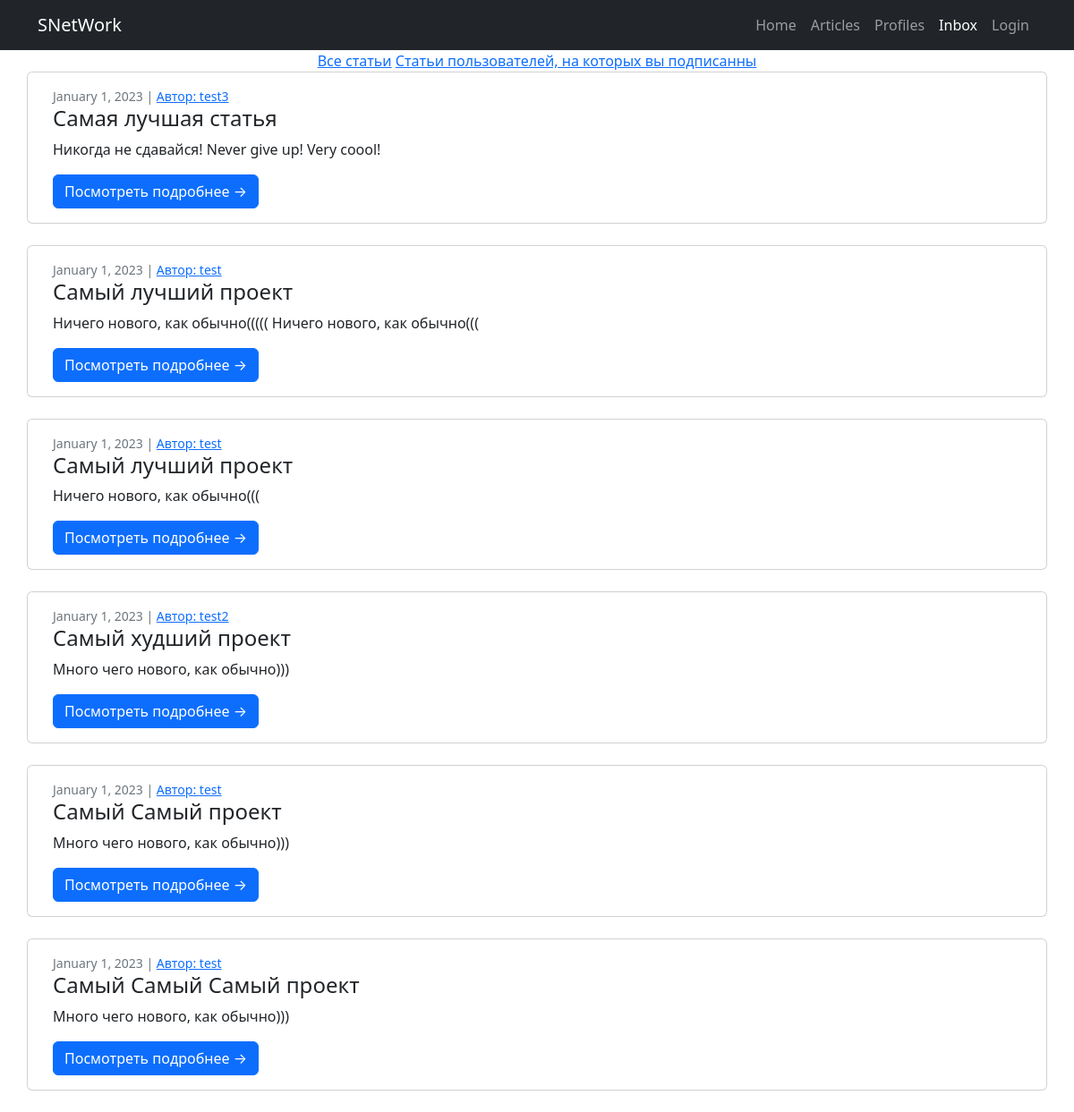
The app's page /articles/ with its own data.
### articles/models.py (models this page shows, shortened)
class Articles(models.Model):
    title = models.CharField(max_length=255)
    description = models.TextField()
    author = models.ForeignKey(to=get_user_model(),on_delete=models.CASCADE, related_name='posts')

### profiles/models.py (models this page shows)
class User(AbstractUser):
    photo = models.ImageField(upload_to="profiles/%Y/%m/%d", default="default.jpg",blank=True, null=True)
    date_birth = models.DateTimeField(blank=True, null=True)
    following = models.ManyToManyField('self', related_name='followers', blank=True, symmetrical=False)

### articles/views.py (the view)
# urls.py: path('articles/', ArticlesView.as_view(), name='articles'),
class ArticlesView(ListView):
    model = Articles
    template_name = 'articles/articles.html'
    context_object_name = 'posts'

### articles/templates/articles/articles.html
{% extends 'base/index.html' %}
{% block content %}
<div align="center">
    <a href="{% url 'articles' %}"> Все статьи</a>
    <a href="{% url 'articles-sub' %}"> Статьи пользователей, на которых вы подписанны</a> </div>
<div class="container">
{% for post in posts %}
<div class="row">
    <div class="card mb-4">
        <div class="card-body">
         <div class="small text-muted">January 1, 2023 | <a href="{% url 'profile' post.author.id %}">Автор: {{ post.author.username }}</a></div>
                <h2 class="card-title h4">{{post.title}}</h2>
                <p class="card-text">{{post.description}}</p>
                <a class="btn btn-primary" href="{% url 'article' post.id %}">Посмотреть подробнее →</a>
        </div>
    </div>
</div>
{% endfor %}
</div>
{% endblock %}

### records on screen
Articles: author.username "test3", title "Самая лучшая статья", description "Никогда не сдавайся! Never give up! Very coool!"
Articles: author.username "test", title "Самый лучший проект", description "Ничего нового, как обычно((((( Ничего нового, как обычно((("
Articles: author.username "test", title "Самый лучший проект", description "Ничего нового, как обычно((("
Articles: author.username "test2", title "Самый худший проект", description "Много чего нового, как обычно)))"
Articles: author.username "test", title "Самый Самый проект", description "Много чего нового, как обычно)))"
Articles: author.username "test", title "Самый Самый Самый проект", description "Много чего нового, как обычно)))"
